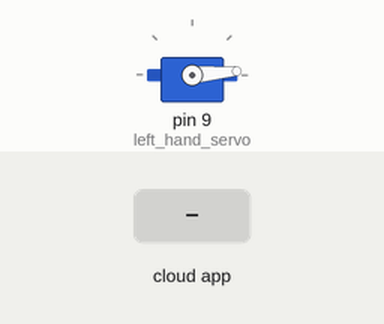
The sketch below on a simulated Arduino Uno, built with avr-gcc and run on an emulated ATmega328P. Shown: servo. Inputs (shaded band) come from the test bench. The ROS host is connected and sends only what is stated.

Above: at 1.2 s.
1.3 s: the phone or cloud app sets gripper_pos_left to 100
At 2.2 s:
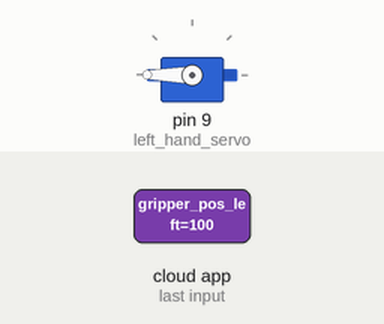
2.8 s: the phone or cloud app sets gripper_pos_left to -100
At 3.3 s:
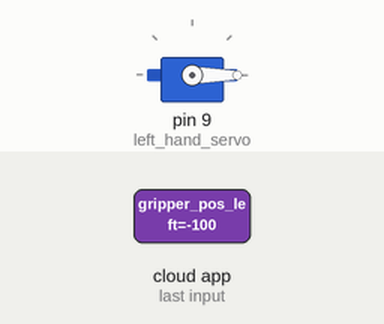
Timing chart, 0 to 5.8 s (numbered marks = the images above; inputs shaded):
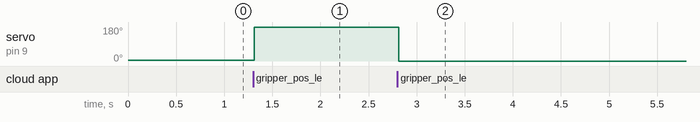

The sketch:

left_hand_servo.ino
```cpp
#include <Servo.h>
#include <ros.h>
#include <std_msgs/Float32.h>
#include <math.h>

Servo left_hand_servo;

float got = 0.1; // In radius
float servo_position = 10.0;

ros::NodeHandle nh;

void poseCallback(const std_msgs::Float32& msg)
{
  got = msg.data;
}

ros::Subscriber<std_msgs::Float32> sub_l("gripper_pos_left", &poseCallback);

void setup()
{
  Serial.begin(57600);
  delay(10);
  left_hand_servo.attach(9);
  left_hand_servo.write(servo_position);
  ros_int();//初始化ros
}

void loop()
{
  servo_position = got * 57.3;
  nh.spinOnce();
  run_servo();
  delay(10);
}

void ros_int()
{
  nh.initNode();
  nh.subscribe(sub_l);
}

void run_servo()
{
  left_hand_servo.write(servo_position);
}
```

Measured:
- after the input at 1.3 s, servo on pin 9 (left_hand_servo): 5° → 180° at once
- after the input at 2.8 s, servo on pin 9 (left_hand_servo): 180° → 0° at once
